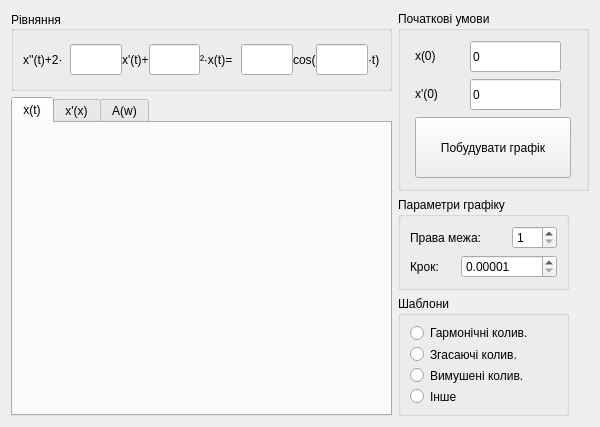
<?xml version="1.0" encoding="UTF-8"?>
<ui version="4.0">
 <class>Form</class>
 <widget class="QWidget" name="Form">
  <property name="geometry">
   <rect>
    <x>0</x>
    <y>0</y>
    <width>600</width>
    <height>415</height>
   </rect>
  </property>
  <property name="windowTitle">
   <string>Form1</string>
  </property>
  <layout class="QGridLayout" name="gridLayout_3">
   <item row="0" column="0">
    <widget class="QGroupBox" name="groupBox">
     <property name="sizePolicy">
      <sizepolicy hsizetype="Fixed" vsizetype="Fixed">
       <horstretch>0</horstretch>
       <verstretch>0</verstretch>
      </sizepolicy>
     </property>
     <property name="maximumSize">
      <size>
       <width>381</width>
       <height>80</height>
      </size>
     </property>
     <property name="title">
      <string>Рівняння</string>
     </property>
     <property name="alignment">
      <set>Qt::AlignLeading|Qt::AlignLeft|Qt::AlignVCenter</set>
     </property>
     <layout class="QHBoxLayout" name="horizontalLayout">
      <property name="spacing">
       <number>0</number>
      </property>
      <item>
       <widget class="QLabel" name="label">
        <property name="minimumSize">
         <size>
          <width>47</width>
          <height>16</height>
         </size>
        </property>
        <property name="text">
         <string>x''(t)+2·</string>
        </property>
       </widget>
      </item>
      <item>
       <widget class="QLineEdit" name="delta_input">
        <property name="minimumSize">
         <size>
          <width>31</width>
          <height>31</height>
         </size>
        </property>
       </widget>
      </item>
      <item>
       <widget class="QLabel" name="label_2">
        <property name="text">
         <string>x'(t)+</string>
        </property>
       </widget>
      </item>
      <item>
       <widget class="QLineEdit" name="w0_input">
        <property name="minimumSize">
         <size>
          <width>31</width>
          <height>31</height>
         </size>
        </property>
       </widget>
      </item>
      <item>
       <widget class="QLabel" name="label_3">
        <property name="minimumSize">
         <size>
          <width>41</width>
          <height>16</height>
         </size>
        </property>
        <property name="text">
         <string>²·x(t)=</string>
        </property>
       </widget>
      </item>
      <item>
       <widget class="QLineEdit" name="f0_input">
        <property name="minimumSize">
         <size>
          <width>31</width>
          <height>31</height>
         </size>
        </property>
       </widget>
      </item>
      <item>
       <widget class="QLabel" name="label_4">
        <property name="text">
         <string>cos(</string>
        </property>
       </widget>
      </item>
      <item>
       <widget class="QLineEdit" name="w_input">
        <property name="minimumSize">
         <size>
          <width>31</width>
          <height>31</height>
         </size>
        </property>
       </widget>
      </item>
      <item>
       <widget class="QLabel" name="label_5">
        <property name="text">
         <string>·t)</string>
        </property>
       </widget>
      </item>
     </layout>
    </widget>
   </item>
   <item row="0" column="1" rowspan="2">
    <widget class="QGroupBox" name="groupBox_2">
     <property name="minimumSize">
      <size>
       <width>179</width>
       <height>180</height>
      </size>
     </property>
     <property name="title">
      <string>Початкові умови</string>
     </property>
     <layout class="QGridLayout" name="gridLayout">
      <item row="0" column="0">
       <widget class="QLabel" name="label_6">
        <property name="sizePolicy">
         <sizepolicy hsizetype="Preferred" vsizetype="Fixed">
          <horstretch>0</horstretch>
          <verstretch>0</verstretch>
         </sizepolicy>
        </property>
        <property name="maximumSize">
         <size>
          <width>24</width>
          <height>16</height>
         </size>
        </property>
        <property name="text">
         <string>x(0)</string>
        </property>
       </widget>
      </item>
      <item row="0" column="1">
       <widget class="QLineEdit" name="x0_input">
        <property name="minimumSize">
         <size>
          <width>91</width>
          <height>31</height>
         </size>
        </property>
        <property name="maximumSize">
         <size>
          <width>91</width>
          <height>31</height>
         </size>
        </property>
        <property name="text">
         <string>0</string>
        </property>
       </widget>
      </item>
      <item row="1" column="0">
       <widget class="QLabel" name="label_7">
        <property name="sizePolicy">
         <sizepolicy hsizetype="Preferred" vsizetype="Fixed">
          <horstretch>0</horstretch>
          <verstretch>0</verstretch>
         </sizepolicy>
        </property>
        <property name="maximumSize">
         <size>
          <width>28</width>
          <height>16</height>
         </size>
        </property>
        <property name="text">
         <string>x'(0)</string>
        </property>
       </widget>
      </item>
      <item row="1" column="1">
       <widget class="QLineEdit" name="dx0_input">
        <property name="minimumSize">
         <size>
          <width>91</width>
          <height>31</height>
         </size>
        </property>
        <property name="maximumSize">
         <size>
          <width>91</width>
          <height>31</height>
         </size>
        </property>
        <property name="text">
         <string>0</string>
        </property>
       </widget>
      </item>
      <item row="2" column="0" colspan="2">
       <widget class="QPushButton" name="pushButton">
        <property name="minimumSize">
         <size>
          <width>151</width>
          <height>61</height>
         </size>
        </property>
        <property name="autoFillBackground">
         <bool>false</bool>
        </property>
        <property name="text">
         <string>Побудувати графік</string>
        </property>
        <property name="autoDefault">
         <bool>false</bool>
        </property>
        <property name="default">
         <bool>false</bool>
        </property>
        <property name="flat">
         <bool>false</bool>
        </property>
       </widget>
      </item>
     </layout>
    </widget>
   </item>
   <item row="1" column="0" rowspan="3">
    <widget class="QTabWidget" name="tabWidget">
     <property name="minimumSize">
      <size>
       <width>381</width>
       <height>311</height>
      </size>
     </property>
     <property name="currentIndex">
      <number>0</number>
     </property>
     <widget class="QWidget" name="x_t_tab">
      <attribute name="title">
       <string>x(t)</string>
      </attribute>
      <layout class="QHBoxLayout" name="x_t_layout"/>
     </widget>
     <widget class="QWidget" name="x_dx_tab">
      <attribute name="title">
       <string>x'(x)</string>
      </attribute>
      <layout class="QHBoxLayout" name="x_dx_layout"/>
     </widget>
     <widget class="QWidget" name="afc_tab">
      <attribute name="title">
       <string>A(w)</string>
      </attribute>
      <layout class="QHBoxLayout" name="afc_layout"/>
     </widget>
    </widget>
   </item>
   <item row="2" column="1">
    <widget class="QGroupBox" name="groupBox_3">
     <property name="maximumSize">
      <size>
       <width>171</width>
       <height>101</height>
      </size>
     </property>
     <property name="title">
      <string>Параметри графіку</string>
     </property>
     <layout class="QGridLayout" name="gridLayout_2">
      <item row="0" column="0" colspan="2">
       <widget class="QLabel" name="label_8">
        <property name="text">
         <string>Права межа:</string>
        </property>
       </widget>
      </item>
      <item row="0" column="2">
       <widget class="QSpinBox" name="ubound_input">
        <property name="minimum">
         <number>1</number>
        </property>
       </widget>
      </item>
      <item row="1" column="0">
       <widget class="QLabel" name="label_9">
        <property name="text">
         <string>Крок:</string>
        </property>
       </widget>
      </item>
      <item row="1" column="1" colspan="2">
       <widget class="QDoubleSpinBox" name="step_input">
        <property name="decimals">
         <number>5</number>
        </property>
        <property name="minimum">
         <double>0.000010000000000</double>
        </property>
        <property name="maximum">
         <double>1.000000000000000</double>
        </property>
        <property name="singleStep">
         <double>0.000010000000000</double>
        </property>
        <property name="value">
         <double>0.000010000000000</double>
        </property>
       </widget>
      </item>
     </layout>
    </widget>
   </item>
   <item row="3" column="1">
    <widget class="QGroupBox" name="groupBox_4">
     <property name="maximumSize">
      <size>
       <width>171</width>
       <height>120</height>
      </size>
     </property>
     <property name="title">
      <string>Шаблони</string>
     </property>
     <layout class="QVBoxLayout" name="verticalLayout">
      <item>
       <widget class="QRadioButton" name="harmonic_rad">
        <property name="text">
         <string>Гармонічні колив.</string>
        </property>
       </widget>
      </item>
      <item>
       <widget class="QRadioButton" name="dying_rad">
        <property name="text">
         <string>Згасаючі колив.</string>
        </property>
       </widget>
      </item>
      <item>
       <widget class="QRadioButton" name="forced_rad">
        <property name="text">
         <string>Вимушені колив.</string>
        </property>
       </widget>
      </item>
      <item>
       <widget class="QRadioButton" name="other_rad">
        <property name="text">
         <string>Інше</string>
        </property>
       </widget>
      </item>
     </layout>
    </widget>
   </item>
  </layout>
 </widget>
 <resources/>
 <connections>
  <connection>
   <sender>harmonic_rad</sender>
   <signal>clicked()</signal>
   <receiver>Form</receiver>
   <slot>template_selected()</slot>
   <hints>
    <hint type="sourcelabel">
     <x>497</x>
     <y>309</y>
    </hint>
    <hint type="destinationlabel">
     <x>299</x>
     <y>199</y>
    </hint>
   </hints>
  </connection>
  <connection>
   <sender>dying_rad</sender>
   <signal>clicked()</signal>
   <receiver>Form</receiver>
   <slot>template_selected()</slot>
   <hints>
    <hint type="sourcelabel">
     <x>497</x>
     <y>328</y>
    </hint>
    <hint type="destinationlabel">
     <x>299</x>
     <y>199</y>
    </hint>
   </hints>
  </connection>
  <connection>
   <sender>forced_rad</sender>
   <signal>clicked()</signal>
   <receiver>Form</receiver>
   <slot>template_selected()</slot>
   <hints>
    <hint type="sourcelabel">
     <x>497</x>
     <y>347</y>
    </hint>
    <hint type="destinationlabel">
     <x>299</x>
     <y>199</y>
    </hint>
   </hints>
  </connection>
  <connection>
   <sender>x0_input</sender>
   <signal>textChanged(QString)</signal>
   <receiver>Form</receiver>
   <slot>initval_change(QString)</slot>
   <hints>
    <hint type="sourcelabel">
     <x>519</x>
     <y>48</y>
    </hint>
    <hint type="destinationlabel">
     <x>299</x>
     <y>199</y>
    </hint>
   </hints>
  </connection>
  <connection>
   <sender>ubound_input</sender>
   <signal>valueChanged(int)</signal>
   <receiver>Form</receiver>
   <slot>limit_change(int)</slot>
   <hints>
    <hint type="sourcelabel">
     <x>540</x>
     <y>211</y>
    </hint>
    <hint type="destinationlabel">
     <x>299</x>
     <y>199</y>
    </hint>
   </hints>
  </connection>
  <connection>
   <sender>dx0_input</sender>
   <signal>textChanged(QString)</signal>
   <receiver>Form</receiver>
   <slot>initval_change(QString)</slot>
   <hints>
    <hint type="sourcelabel">
     <x>519</x>
     <y>89</y>
    </hint>
    <hint type="destinationlabel">
     <x>299</x>
     <y>199</y>
    </hint>
   </hints>
  </connection>
  <connection>
   <sender>pushButton</sender>
   <signal>clicked()</signal>
   <receiver>Form</receiver>
   <slot>build_graph()</slot>
   <hints>
    <hint type="sourcelabel">
     <x>497</x>
     <y>145</y>
    </hint>
    <hint type="destinationlabel">
     <x>299</x>
     <y>199</y>
    </hint>
   </hints>
  </connection>
  <connection>
   <sender>step_input</sender>
   <signal>valueChanged(double)</signal>
   <receiver>Form</receiver>
   <slot>step_change(double)</slot>
   <hints>
    <hint type="sourcelabel">
     <x>517</x>
     <y>242</y>
    </hint>
    <hint type="destinationlabel">
     <x>299</x>
     <y>199</y>
    </hint>
   </hints>
  </connection>
  <connection>
   <sender>w0_input</sender>
   <signal>textEdited(QString)</signal>
   <receiver>Form</receiver>
   <slot>coef_edited(QString)</slot>
   <hints>
    <hint type="sourcelabel">
     <x>176</x>
     <y>48</y>
    </hint>
    <hint type="destinationlabel">
     <x>299</x>
     <y>205</y>
    </hint>
   </hints>
  </connection>
  <connection>
   <sender>w_input</sender>
   <signal>textEdited(QString)</signal>
   <receiver>Form</receiver>
   <slot>coef_edited(QString)</slot>
   <hints>
    <hint type="sourcelabel">
     <x>339</x>
     <y>48</y>
    </hint>
    <hint type="destinationlabel">
     <x>299</x>
     <y>205</y>
    </hint>
   </hints>
  </connection>
  <connection>
   <sender>f0_input</sender>
   <signal>textEdited(QString)</signal>
   <receiver>Form</receiver>
   <slot>coef_edited(QString)</slot>
   <hints>
    <hint type="sourcelabel">
     <x>265</x>
     <y>48</y>
    </hint>
    <hint type="destinationlabel">
     <x>299</x>
     <y>205</y>
    </hint>
   </hints>
  </connection>
  <connection>
   <sender>delta_input</sender>
   <signal>textEdited(QString)</signal>
   <receiver>Form</receiver>
   <slot>coef_edited(QString)</slot>
   <hints>
    <hint type="sourcelabel">
     <x>97</x>
     <y>48</y>
    </hint>
    <hint type="destinationlabel">
     <x>299</x>
     <y>205</y>
    </hint>
   </hints>
  </connection>
 </connections>
 <slots>
  <slot>initval_change(QString)</slot>
  <slot>build_graph()</slot>
  <slot>limit_change(int)</slot>
  <slot>step_change(double)</slot>
  <slot>template_selected()</slot>
  <slot>coef_edited(QString)</slot>
 </slots>
</ui>
